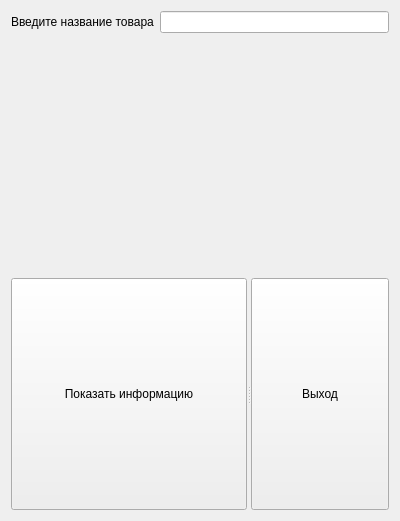
<?xml version="1.0" encoding="UTF-8"?>
<ui version="4.0">
 <class>DialogProductImport</class>
 <widget class="QWidget" name="DialogProductImport">
  <property name="geometry">
   <rect>
    <x>0</x>
    <y>0</y>
    <width>400</width>
    <height>521</height>
   </rect>
  </property>
  <property name="windowTitle">
   <string>Form</string>
  </property>
  <layout class="QGridLayout" name="gridLayout">
   <item row="0" column="0">
    <widget class="QLabel" name="label">
     <property name="text">
      <string>Введите название товара</string>
     </property>
    </widget>
   </item>
   <item row="0" column="1" colspan="2">
    <widget class="QLineEdit" name="leProductImport"/>
   </item>
   <item row="1" column="0" colspan="2">
    <widget class="QLabel" name="labelCountry">
     <property name="text">
      <string/>
     </property>
     <property name="alignment">
      <set>Qt::AlignLeading|Qt::AlignLeft|Qt::AlignTop</set>
     </property>
    </widget>
   </item>
   <item row="1" column="2">
    <widget class="QLabel" name="labelVolume">
     <property name="text">
      <string/>
     </property>
     <property name="alignment">
      <set>Qt::AlignLeading|Qt::AlignLeft|Qt::AlignTop</set>
     </property>
    </widget>
   </item>
   <item row="2" column="0" colspan="3">
    <widget class="QSplitter" name="splitter">
     <property name="orientation">
      <enum>Qt::Horizontal</enum>
     </property>
     <widget class="QPushButton" name="btnInf">
      <property name="text">
       <string>Показать информацию</string>
      </property>
     </widget>
     <widget class="QPushButton" name="btnExit">
      <property name="text">
       <string>Выход</string>
      </property>
     </widget>
    </widget>
   </item>
  </layout>
 </widget>
 <resources/>
 <connections/>
</ui>
